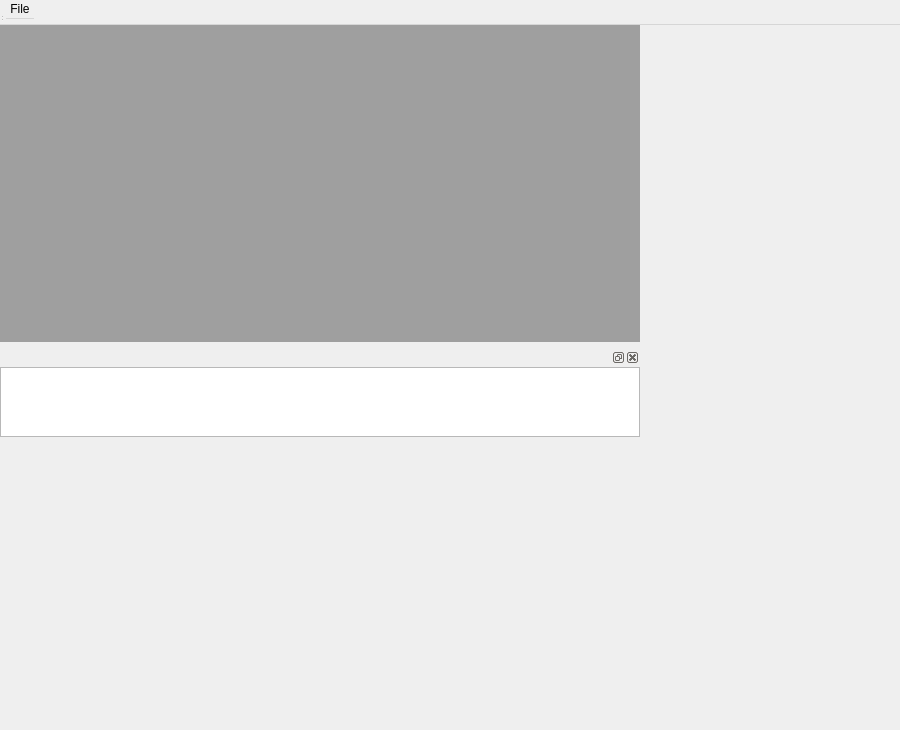
<?xml version="1.0" encoding="UTF-8"?>
<ui version="4.0">
 <class>MainWindow</class>
 <widget class="OG_MainWindow" name="MainWindow">
  <property name="geometry">
   <rect>
    <x>0</x>
    <y>0</y>
    <width>900</width>
    <height>730</height>
   </rect>
  </property>
  <property name="windowTitle">
   <string>OpenGEODE</string>
  </property>
  <widget class="QWidget" name="centralwidget">
   <property name="geometry">
    <rect>
     <x>0</x>
     <y>0</y>
     <width>640</width>
     <height>437</height>
    </rect>
   </property>
   <layout class="QGridLayout" name="gridLayout_2">
    <property name="margin">
     <number>0</number>
    </property>
    <item row="1" column="0">
     <widget class="QDockWidget" name="msgDock">
      <property name="maximumSize">
       <size>
        <width>524287</width>
        <height>140</height>
       </size>
      </property>
      <property name="baseSize">
       <size>
        <width>0</width>
        <height>81</height>
       </size>
      </property>
      <property name="allowedAreas">
       <set>Qt::BottomDockWidgetArea</set>
      </property>
      <widget class="QWidget" name="dockWidgetContents">
       <layout class="QVBoxLayout" name="verticalLayout">
        <property name="margin">
         <number>0</number>
        </property>
        <item>
         <widget class="QListWidget" name="messages"/>
        </item>
       </layout>
      </widget>
     </widget>
    </item>
    <item row="0" column="0">
     <widget class="QMdiArea" name="mdiArea">
      <property name="frameShape">
       <enum>QFrame::NoFrame</enum>
      </property>
      <property name="frameShadow">
       <enum>QFrame::Plain</enum>
      </property>
      <property name="verticalScrollBarPolicy">
       <enum>Qt::ScrollBarAsNeeded</enum>
      </property>
      <property name="horizontalScrollBarPolicy">
       <enum>Qt::ScrollBarAsNeeded</enum>
      </property>
      <property name="viewMode">
       <enum>QMdiArea::TabbedView</enum>
      </property>
      <property name="documentMode">
       <bool>true</bool>
      </property>
      <property name="tabsClosable">
       <bool>false</bool>
      </property>
      <property name="tabsMovable">
       <bool>true</bool>
      </property>
      <property name="tabShape">
       <enum>QTabWidget::Rounded</enum>
      </property>
      <widget class="QWidget" name="process">
       <property name="windowTitle">
        <string>process[*]</string>
       </property>
       <layout class="QHBoxLayout" name="horizontalLayout_2">
        <item>
         <widget class="SDL_View" name="graphicsView">
          <property name="frameShape">
           <enum>QFrame::Box</enum>
          </property>
          <property name="frameShadow">
           <enum>QFrame::Plain</enum>
          </property>
          <property name="sceneRect">
           <rectf>
            <x>0.000000000000000</x>
            <y>0.000000000000000</y>
            <width>0.000000000000000</width>
            <height>0.000000000000000</height>
           </rectf>
          </property>
          <property name="renderHints">
           <set>QPainter::TextAntialiasing</set>
          </property>
          <property name="viewportUpdateMode">
           <enum>QGraphicsView::FullViewportUpdate</enum>
          </property>
         </widget>
        </item>
       </layout>
      </widget>
      <!-- <widget class="QWidget" name="Statechart">
       <property name="windowTitle">
        <string>Statechart view</string>
       </property>
       <layout class="QHBoxLayout" name="horizontalLayout">
        <item>
         <widget class="SDL_View" name="statechart_view"/>
        </item>
       </layout>
      </widget> -->
     </widget>
    </item>
   </layout>
  </widget>
  <widget class="QMenuBar" name="menubar">
   <property name="geometry">
    <rect>
     <x>0</x>
     <y>0</y>
     <width>900</width>
     <height>25</height>
    </rect>
   </property>
   <widget class="QMenu" name="menuOpenGEODE">
    <property name="title">
     <string>File</string>
    </property>
    <addaction name="actionNew"/>
    <addaction name="actionOpen"/>
    <addaction name="actionSave"/>
    <addaction name="actionSaveAs"/>
    <addaction name="actionExport_to_PNG"/>
    <addaction name="separator"/>
    <addaction name="actionCheck_model"/>
    <addaction name="separator"/>
    <addaction name="actionGenerate_Ada_code"/>
    <addaction name="actionGenerate_Ada_code_with_QGen"/>
    <addaction name="actionGenerate_C_code_with_QGen"/>
    <addaction name="separator"/>
    <addaction name="actionAbout"/>
    <addaction name="actionQuit"/>
   </widget>
   <addaction name="menuOpenGEODE"/>
  </widget>
  <widget class="QStatusBar" name="statusbar">
   <property name="geometry">
    <rect>
     <x>0</x>
     <y>0</y>
     <width>3</width>
     <height>22</height>
    </rect>
   </property>
  </widget>
  <action name="actionOpen">
   <property name="text">
    <string>Open</string>
   </property>
   <property name="shortcut">
    <string>Ctrl+O</string>
   </property>
  </action>
  <action name="actionSave">
   <property name="text">
    <string>Save</string>
   </property>
   <property name="shortcut">
    <string>Ctrl+S</string>
   </property>
  </action>
  <action name="actionSaveAs">
   <property name="text">
    <string>Save as...</string>
   </property>
  </action>
  <action name="actionGenerate_C_code">
   <property name="enabled">
    <bool>false</bool>
   </property>
   <property name="text">
    <string>Generate C code</string>
   </property>
  </action>
  <action name="actionGenerate_Ada_code">
   <property name="enabled">
    <bool>true</bool>
   </property>
   <property name="text">
    <string>Generate Ada code</string>
   </property>
  </action>
  <action name="actionGenerate_Ada_code_with_QGen">
   <property name="enabled">
    <bool>true</bool>
   </property>
   <property name="text">
    <string>Generate Ada code with QGen</string>
   </property>
  </action>
  <action name="actionGenerate_C_code_with_QGen">
   <property name="enabled">
    <bool>true</bool>
   </property>
   <property name="text">
    <string>Generate C code with QGen</string>
   </property>
  </action>
  <action name="actionCheck_model">
   <property name="text">
    <string>Check model</string>
   </property>
  </action>
  <action name="actionAbout_OpenGEODE">
   <property name="enabled">
    <bool>false</bool>
   </property>
   <property name="text">
    <string>About OpenGEODE</string>
   </property>
  </action>
  <action name="actionQuit">
   <property name="text">
    <string>Quit</string>
   </property>
  </action>
  <action name="actionNew">
   <property name="enabled">
    <bool>true</bool>
   </property>
   <property name="text">
    <string>New</string>
   </property>
   <property name="shortcut">
    <string>Ctrl+N</string>
   </property>
   <property name="shortcutContext">
    <enum>Qt::WindowShortcut</enum>
   </property>
  </action>
  <action name="actionClose">
   <property name="text">
    <string>Close</string>
   </property>
  </action>
  <action name="actionAbout">
   <property name="text">
    <string>About</string>
   </property>
  </action>
  <action name="actionExport_to_PNG">
   <property name="text">
    <string>Export to PNG</string>
   </property>
  </action>
 </widget>
 <customwidgets>
  <customwidget>
   <class>SDL_View</class>
   <extends>QGraphicsView</extends>
   <header>sdlview.h</header>
  </customwidget>
  <customwidget>
   <class>OG_MainWindow</class>
   <extends>QWidget</extends>
   <header>og_mainwindow.h</header>
   <container>1</container>
  </customwidget>
 </customwidgets>
 <resources/>
 <connections/>
</ui>
